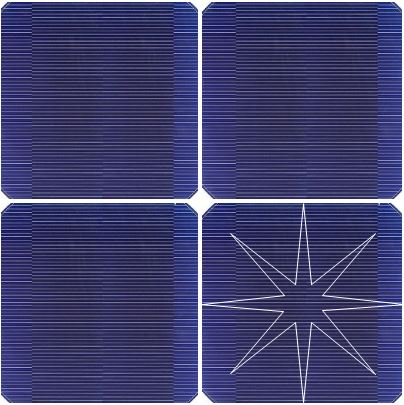
#> input picture crack_test/panel4_crack2.JPG, 404 x 405 px, given in place of the camera
$ python scanner.py   (older library calls are emulated)
#> lines starting #> are read from the running program, lines starting #| are printed output that depends on the picture; after the words box and inside, x2 and y2 are one past the last pixel; in counts of white or black regions, pixels touching at a corner belong together
### lab/distortion.py
import cv2
import numpy as np

class distortion() :

    def __init__(self) :
        # import calibration data
        calib = np.load("calib.npz")
#> (reads lab/calib.npz from the repository)
        self.mtx = calib['mtx']
        self.dist = calib['dist']

    def Undistort(self, img) :
        # undistortion
        h, w = img.shape[:2]
        newcamera_mtx, roi = cv2.getOptimalNewCameraMatrix(self.mtx, self.dist, (w, h), 1, (w, h))
        dst = cv2.undistort(img, self.mtx, self.dist, None, newcamera_mtx)
        x, y, w, h = roi
        dst = dst[y:y + h, x:x + w]

        return dst

### lab/hough.py
import cv2
import numpy as np
import auto_canny as auto

class hough() :
    def __init__(self,canny_lower=100,canny_upper=150) :
        self.canny_lower = canny_lower
        self.canny_upper = canny_upper
        self.linek = np.zeros((5,5), dtype=np.uint8)
        self.linek[2, ...] = 1
        self.kernel = np.ones((3,3),np.uint8)

    def HoughDetect(self,img) :
#        img = cv2.cvtColor(img,cv2.COLOR_BGR2GRAY)
        #h, w = img.shape[:2]
        img = cv2.medianBlur(img,5)
        img = auto.AutoCanny(img)
#        img = cv2.Canny(img,self.canny_lower,self.canny_upper)

        #img = cv2.resize(img,(300,300))

        img_line = np.zeros((250,250))

        img_contour, contours, hierarchy = cv2.findContours(img, cv2.RETR_TREE, cv2.CHAIN_APPROX_SIMPLE)
        img_contour = cv2.drawContours(img_contour, contours, -1, (255, 255, 255), 1)
        #cv2.imshow("contour",img_contour)
        lines = cv2.HoughLines(img,1,np.pi/1440,90)

        if lines is not None:

            for line in lines:
                rho, theta = line[0]
                a = np.cos(theta)
                b = np.sin(theta)

                x0 = a * rho
                y0 = b * rho

                x1 = int(x0 + 1000 * (-b))
                y1 = int(y0 + 1000 * (a))

                x2 = int(x0 - 1000 * (-b))
                y2 = int(y0 - 1000 * (a))

                cv2.line(img_line, (x1, y1), (x2, y2), (255, 255, 255), 2)
        #cv2.imshow("line",img_line)
        result = img_contour-img_line

#        result = cv2.morphologyEx(result, cv2.MORPH_ERODE, self.kernel, iterations=2)
        #result = cv2.morphologyEx(result, cv2.MORPH_OPEN, self.linek, iterations=1)

        return result

### lab/auto_canny.py
import numpy as np
import cv2

def AutoCanny(img, sigma=0.33) :
    gray = cv2.cvtColor(img,cv2.COLOR_BGR2GRAY)

    v = np.median(gray)

    lower = int(max(0,(1.0-sigma)*v))
    upper = int(min(255,(1.0+sigma)*v))

    canny = cv2.Canny(gray, lower, upper)

    return canny

### lab/client.py
import socket
import os
import time

class TrasnferClient() :

    def __init__(self,ServerIP='192.168.0.2',PORT=5010) :

        self.ServerIP = ServerIP
        self.PORT = PORT

    # [24 lines left out: function Transfer, not called in this run]

### lab/scanner.py
import cv2
import numpy as np
import distortion
import auto_canny as auto
import hough
import newlib
import client

count = 0
kernel = np.ones((3,3), np.uint8)
Hough = hough.hough()
Dist = distortion.distortion()
Trans = client.TrasnferClient(ServerIP='192.168.0.6')

cam = cv2.VideoCapture(0)

while(cam.isOpened()) :
    I1 = []
    I2 = []
    I3 = []

    ret, img = cam.read()
#> img is the input picture: shape (405, 404, 3); mean B, G, R 111.7, 64.8, 64.9

    img = Dist.Undistort(img)
#> in Undistort, `dst = cv2.undistort(img, self.mtx, self.dist, None, newcamera_mtx)`:
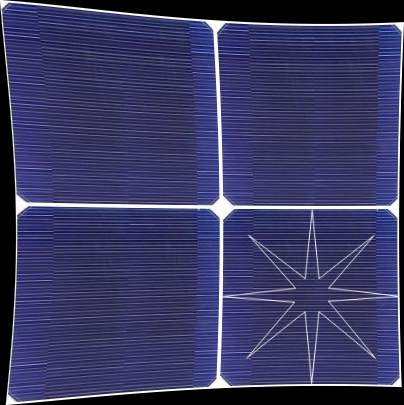
#> dst: shape (405, 404, 3); mean B, G, R 99.6, 57.6, 57.8
#> in Undistort, `dst = dst[y:y + h, x:x + w]`:
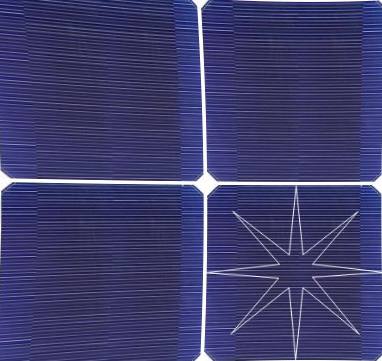
#> dst: shape (361, 382, 3); mean B, G, R 109.1, 61.5, 61.9

    img = img[90:340, 175:425]
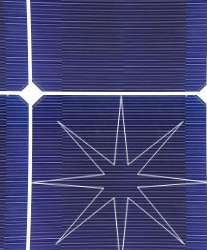
#> img: shape (250, 207, 3); mean B, G, R 115.9, 67.4, 67.3

    h, w = img.shape[:2]
#> h = 250; w = 207

    #img_h = auto.AutoCanny(img)
    img_h = Hough.HoughDetect(img)
#> in HoughDetect, `img = cv2.medianBlur(img,5)`:
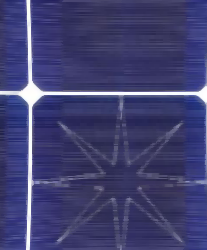
#> img: shape (250, 207, 3); mean of channels 0, 1, 2 113, 64.4, 64.2; drawn as B, G, R
#> in AutoCanny, `gray = cv2.cvtColor(img,cv2.COLOR_BGR2GRAY)`:
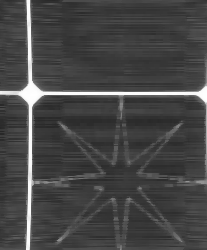
#> gray: shape (250, 207); min 38, max 255, mean 69.8
#> in AutoCanny, `v = np.median(gray)`: v = 62
#> in AutoCanny, `lower = int(max(0,(1.0-sigma)*v))`: lower = 41
#> in AutoCanny, `upper = int(min(255,(1.0+sigma)*v))`: upper = 82
#> in AutoCanny, `canny = cv2.Canny(gray, lower, upper)`:
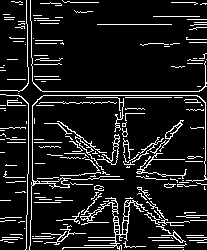
#> canny: shape (250, 207); 11.1% white in thin lines or dots
#> in HoughDetect, `img_contour, contours, hierarchy = cv2.findContours(img, cv2.RETR_TREE..`: contours = 219 contours, 198 with area under 20; largest, box (x1, y1, x2, y2) and area: (62, 197, 148, 250) 386, (136, 120, 187, 179) 152, (97, 134, 120, 165) 142, (29, 95, 207, 250) 128, (47, 177, 69, 188) 80
#> in HoughDetect, `lines = cv2.HoughLines(img,1,np.pi/1440,90)`: lines = 47 rows, first 8: [95, 1.57], [91, 1.57], [32, 0.0262], [90, 1.58], [30, 0.0153], [-26, 3.13], [-31, 3.13], [33, 0.00873]
#> the loop in HoughDetect, `for line in lines:` made 47 passes
#> (rho, theta, a, b, x0, y0, x1, y1) on passes 1 to 12: (95, 1.57, 0.00218, 1, 0.207, 95, -999, 97), (91, 1.57, 0.00218, 1, 0.199, 91, -999, 93), (32, 0.0262, 1, 0.0262, 31.99, 0.838, 5, 1000), (90, 1.58, -0.00654, 1, -0.589, 90, -1000, 83), (30, 0.0153, 1, 0.0153, 30, 0.458, 14, 1000), (-26, 3.13, -1, 0.0153, 26, -0.397, 10, -1000), (-31, 3.13, -1, 0.00873, 31, -0.271, 22, -1000), (33, 0.00873, 1, 0.00873, 33, 0.288, 24, 1000), (29, 0.00873, 1, 0.00873, 29, 0.253, 20, 1000), (94, 1.58, -0.00654, 1, -0.615, 94, -1000, 87), (96, 1.56, 0.00654, 1, 0.628, 96, -999, 102), (-27, 3.13, -1, 0.00873, 27, -0.236, 18, -1000)
#> after the loop in HoughDetect, `for line in lines:`:
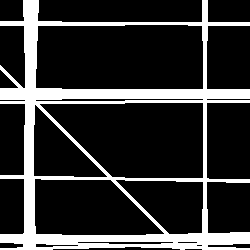
#> img_line: shape (250, 250) float64; 20.3% white; 1 white region, box (x1, y1, x2, y2) and area: (0, 0, 250, 250) 12683
#> (the run stopped early here; a loop or call above may not have finished)
